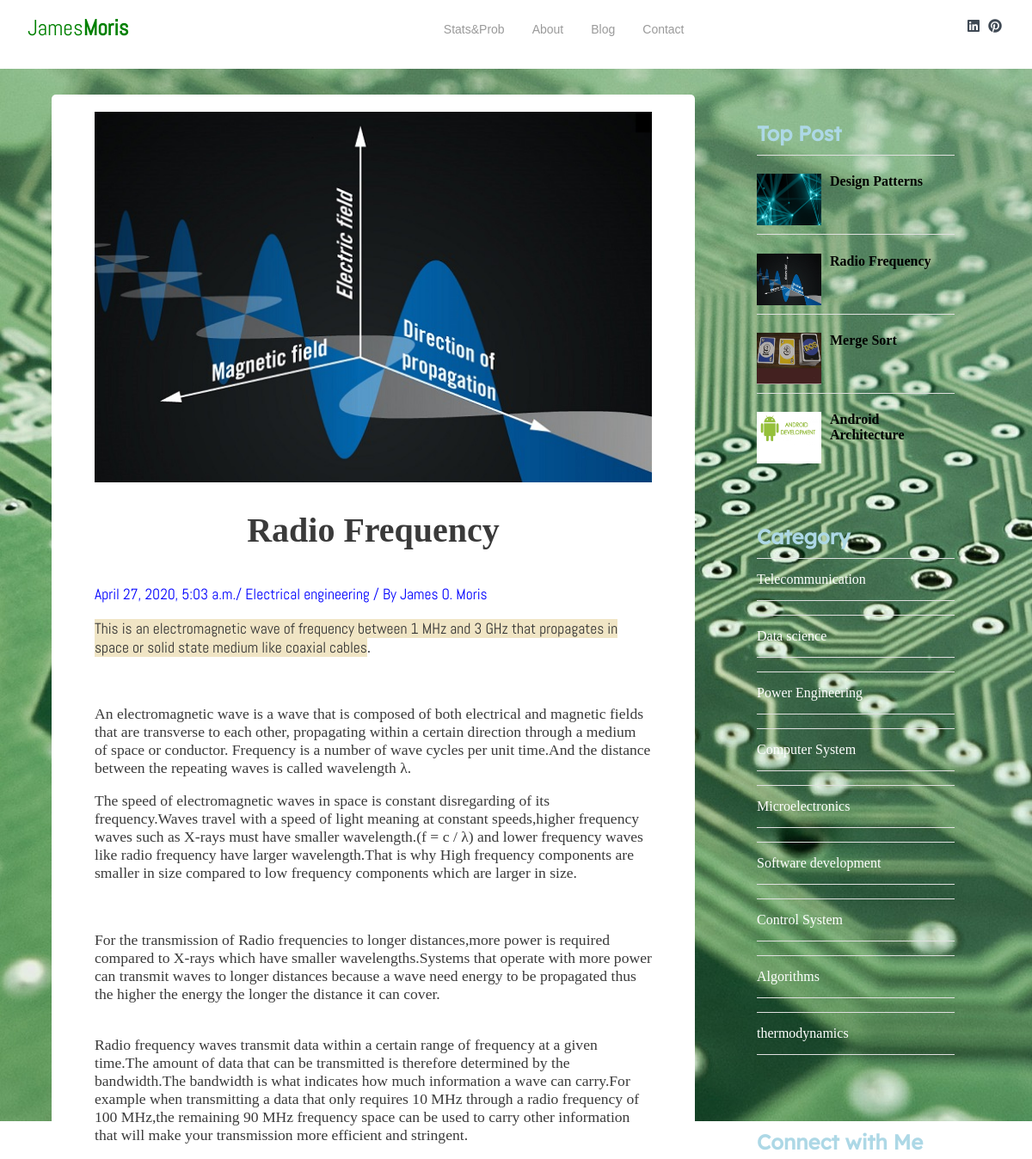
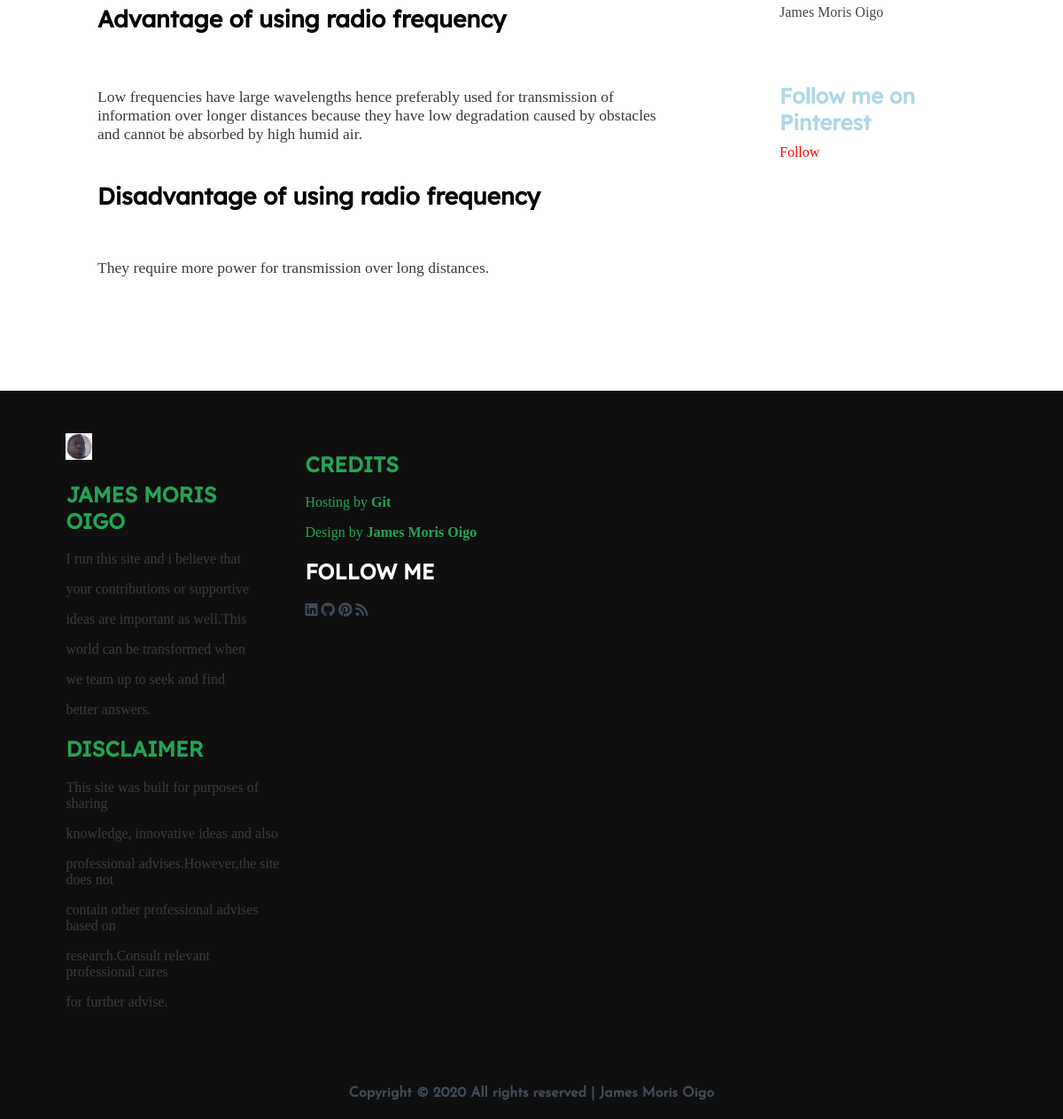
The page /post/13/ on the database its author committed (2 pictures, top to bottom).
### blog/models.py (models this page shows, shortened)
class Post(models.Model):
	title = models.CharField(max_length=50)
	content = CKEditor5Field('Your Article', config_name='extends')
	excerpt = models.CharField(max_length = 200)
	img = models.ImageField(upload_to='pics')
	category = models.CharField(max_length=50)
	date_posted = models.DateTimeField(default=timezone.now)
	def get_absolute_url(self):
		return reverse('post-detail', kwargs={'pk': self.pk})

class Category(models.Model):
	name = models.CharField(max_length=50)
	def __str__(self):
	    return self.name

### blog/views.py (the view)
# urls.py: path('post/<int:pk>/',PostDetailView.as_view(),name='post-detail'),
class PostDetailView(DetailView):
    model = Post
    def get_context_data(self,*args,**kwargs):
        cat_menu = Category.objects.all()
        context = super(PostDetailView,self).get_context_data()
        context["cat_menu"] = cat_menu
        return context

### blog/templatetags/blog_tags.py (called while the page is built)
@register.inclusion_tag('blog/snippets/recent_posts.html')
def recent_posts(count=4):
	post_list = Post.objects.all().order_by("-date_posted")[:count]
	return {'post_list':post_list}

### blog/templates/blog/post_detail.html
{% extends "blog/singleblogbase.html" %}
{% block content %}
    <div>
    <img src="{{ object.img.url }}" class="img-responsive" alt="">
    </div>
    <h1 class="post-title">{{object.title}}</h1>
    <div class="post-information" style="color:blue">
    <span>{{object.date_posted}}/</span>
    <span> Electrical engineering /</span>
    <span> By James O. Moris</span>
    </div>
    <div class = "post-content"> {{object.content|safe}}</div>
{% endblock content %}

### blog/templates/blog/singleblogbase.html (shortened to what this page needs)
{% load blog_tags %}
{% load static %}
{% static "blog/assets/Blog-post" as baseUrl %}
<!DOCTYPE html>
<html lang="en">
<head>
    <link href="https://unpkg.com/aos@2.3.1/dist/aos.css" rel="stylesheet">
    <link rel="stylesheet" href="{% static 'blog/css/all.css' %}">
    <link rel="stylesheet" href="{% static 'blog/css/singleblog.css' %}">
</head>
<body>
    <nav class="nav">
        <div class="nav-menu flex-row">
            <div class="nav-brand">
                <a href="{% url 'blog-index' %}" class="text-gray"  style="color:green" >James<b>Moris</b></a>
            </div>
            <div>
                <ul class="nav-items">
                    <li class="nav-link">
                       <a href="{% url 'stats-prob' %}">Stats&Prob</a>
                    </li>
                    <li class="nav-link">
                        <a href="{% url 'blog-about' %}">About</a>
                    </li>
                    <li class="nav-link">
                        <a href="{% url 'blog-blog' %}">Blog</a>
                    </li>
                    <li class="nav-link">
                        <a href="{% url 'blog-contact' %}">Contact</a>
                    </li>
                </ul>
            </div>
            <div class="social text-gray">
                <a href="#"><i class="fab fa-linkedin"></i></a>
                <a href="#"><i class="fab fa-pinterest"></i></a>
            </div>
        </div>
    </nav>
    <main>
    	<div class ="content clearfix">
        <div class="main-content-wrapper">
    		<div class ="main-content single">
            {% block content %}{% endblock content %}
        </div>
        </div>
    		<div class="sidebar single">
    			<div class="section popular">
    				<h2 class="section-title" style="color:lightblue">Top Post</h2>
    				  {% recent_posts %}
    			</div>
    			<div class="section categories">
    				<h2 class="section-title" style="color:lightblue;">Category</h2>
                    {% if cat_menu %}
                            {% for item in cat_menu %}
                            <ul class="category-list">
                            <li>
                                <a href="{% url 'blogcategory' item|slugify %}">{{ item }}</a>
                            </li>
                            </ul>
                            {% endfor %}
                     {% endif %}
    			</div>
                <div class="section connect">
                    <h2 class="section-title" style="color:lightblue">Connect with Me</h2>
                    <div class="LI-profile-badge" data-version="v1" data-size="medium" data-locale="en_US" data-type="horizontal" data-theme="dark" data-vanity="james-oigo"><a class="LI-simple-link" href="https://ke.linkedin.com/in/james-oigo?trk=profile-badge">James Moris Oigo</a></div>
                </div>
                <div class="section connect">
                    <h2 class="section-title" style="color:lightblue; ">Follow me on Pinterest</h2>
                    <a href="https://www.pinterest.com/brianoigo785/" data-pin-do="buttonFollow" style="color:red;">Follow</a>
                </div>
    		</div>
    	</div>
    </main>
    <footer class="footer">
        <div class="container">
            <div class="" data-aos="fade-right" data-aos-delay="200" >
                <img src="{% static 'blog/assets/img/james.png' %}" style="width: 30px;">
                <h2 style="color:#23A455">JAMES MORIS OIGO</h2>
                <p>I run this site and i believe that</p>
                <p>your contributions or supportive</p>
                <p>ideas are important as well.This</p>
                <p>world can be transformed when</p>
                <p>we team up to seek and find</p>
                <p>better answers.</p>
                <h2 style="color:#23A455">DISCLAIMER</h2>
                <p>This site was built for purposes of sharing</p>
                <p>knowledge, innovative ideas and also</p>
                <p>professional advises.However,the site does not</p>
                <p>contain other professional advises based on</p>
                <p>research.Consult relevant professional cares</p>
                <p>for further advise.</p>
            </div>
            <div class="" data-aos="fade-left" data-aos-delay="200">
                <div>
                <h2 style="color:#23A455">CREDITS</h2>
                <p style="color:#23A455">Hosting by <B>Git</B></p>
                <p style="color:#23A455">Design by <B>James Moris Oigo</B></p>
               </div>
                <div>
                <h2>FOLLOW ME</h2>
                <a href="#" class="fab fa-linkedin"></a>
                <a href="#" class="fab fa-github"></a>
                <a href="#" class="fab fa-pinterest"></a>
                <a href="#" class="fa fa-rss"></a>
               </div>
            </div>
        </div>
        <div class="rights flex-row">
            <h4 class="text-gray">
                Copyright ©
               All rights reserved | James Moris Oigo
            </h4>
        </div>
    </footer>
</body>
</html>

### blog/templates/blog/snippets/recent_posts.html
{% for post in post_list %}
<div class="post clearfix">
	<img src="{{ post.img.url }}" alt="">
	<a href="{{ post.get_absolute_url }}" class="title"><h4>{{ post.title }}</h4></a>
</div>
{% endfor %}

### blog/static/blog/css/all.css (style rules this page uses)
.fa, .fas, .far, .fal, .fad, .fab { -moz-osx-font-smoothing: grayscale; -webkit-font-smoothing: antialiased; display: inline-block; font-style: normal; font-variant: normal; text-rendering: auto; line-height: 1; }
.fa-github:before { content: "\f09b"; }
.fa-linkedin:before { content: "\f08c"; }
.fa-pinterest:before { content: "\f0d2"; }
.fa-rss:before { content: "\f09e"; }
.fab { font-family: 'Font Awesome 5 Brands'; }
.fa, .fas { font-family: 'Font Awesome 5 Free'; font-weight: 900; }

### blog/static/blog/css/singleblog.css (style rules this page uses)
html, body { margin: 0%; box-sizing: border-box; overflow-x: hidden; background-image: url('../assets/Background/electrical.jpg'); background-repeat: no-repeat; background-attachment: fixed; }
main { margin: 0px; padding: 0px; background: transparent; }
:root { --text-gray: #3f4954; --text-light : #686666da; --bg-color: #0f0f0f; --white: #ffffff; --midnight: #104f55; --sky: linear-gradient(120deg, #a1c4fd 0%, #c2e9fb 100%); --Abel: 'Abel', cursive; --Anton: 'Anton', cursive; --Josefin : 'Josefin', cursive; --Lexend: 'Lexend', cursive; --Livvic : 'Livvic', cursive; }
a { text-decoration: none; color: var(--text-gray); }
.clearfix::after { content: ""; display: block; clear: both; }
.flex-row { display: flex; flex-direction: row; flex-wrap: wrap; }
ul { list-style-type: none; }
h1 { font-family: 13.68px -apple-system,BlinkMacSystemFont,Segoe UI,Roboto,Oxygen-Sans,Ubuntu,Cantarell,Helvetica Neue,sans-serif; color: #3A3A3A ; font-size: 2.5rem; }
h2 { font-family: var(--Lexend); }
span { font-family: var(--Abel); }
.container { margin: 0 5vw; }
.text-gray { color: var(--text-gray); }
p { font-family: 13.68px -apple-system,BlinkMacSystemFont,Segoe UI,Roboto,Oxygen-Sans,Ubuntu,Cantarell,Helvetica Neue,sans-serif; color: #3A3A3A }
.nav { background: white; padding: 0 2rem; height: 0rem; min-height: 10vh; overflow: hidden; transition: height 1s ease-in-out; }
.nav .nav-menu { justify-content: space-between; }
.nav .nav-items { display: flex; margin: 0; }
.nav .nav-items .nav-link { padding: 1.6rem 1rem; font-size: 14px; position: relative; font-family: Arial, Helvetica, sans-serif; }
.nav .nav-items .nav-link a { color:#9A9A9A; }
.nav .nav-brand a { font-size: 1.6rem; padding: 1rem 0; display: block; font-family: var(--Abel); font-size: 1.6rem; }
.nav .social { padding: 1.4rem 0 }
.nav .social i { padding: 0 .2rem; }
.content { width:90%; margin: 30px auto 30px; }
.content .main-content { width: 60%; float:left; }
.content .sidebar { float: right; width: 25%; }
.content .main-content.single { background:white; padding: 20px 50px; font-size: 1.1em; border-radius: 5px; }
.content .main-content.single .post-title { text-align: center; margin-bottom: 40px; }
.content .popular .post { border-top: 1px solid #e0e0e0; margin-top: 10px; margin-top: 10px; }
.content .popular .post a { color:black; }
.content .popular .post img { height: 60px; width: 75px; float: left; margin-right: 10px; }
.content .sidebar.single { padding: 0px 10px; }
.content .sidebar .section { background: transparent; padding:20px; border-radius: 5px; margin-bottom: 20px; }
.content .sidebar .section .section-title { margin: 10px 0px 10px 0px ; }
.content .sidebar .section.categories ul { margin-top: 0px; padding: 0px; list-style: none; border-top: 1px solid #e0e0e0; }
.content .sidebar .section.categories ul li a { display: block; padding: 15px 0px 15px; border-bottom: 1px solid #e0e0e0; color:white; }
.content .sidebar .section.connect a { padding: 0px 0px 15px; }
footer.footer { height: 100%; background: var(--bg-color); position: relative; }
footer.footer .container { display: grid; grid-template-columns: repeat(4, 1fr); }
footer.footer .container > div { flex-grow: 1; flex-basis: 0; padding: 3rem .9rem; }
footer.footer .container h2 { color: var(--white); }
footer.footer .rights { justify-content: center; font-family: var(--Josefin); }
.img-responsive { width: 100%; height: auto; }

### rows shown on the page
Post: img (picture), title "Radio Frequency", date_posted "April 27, 2020, 5:03 a.m.", content "This is an electromagnetic wave of frequency between 1 MHz and 3 GHz that propagates in space or solid state medium like coaxial cables . An electromagnetic wave is a wave that is composed of both electrical and magnetic fields that are transverse to each other, propagating within a certain direction through a medium of space or conductor. Frequency is a number of wave cycles per unit time.And the distance between the repeating waves is called wavelength λ. The speed of electromagnetic waves in space is constant disregarding of its frequency.Waves travel with a speed of light meaning at constant speeds,higher frequency waves such as X-rays must have smaller wavelength.(f = c / λ) and lower…"
Post: img (picture), title "Design Patterns"
Post: img (picture), title "Merge Sort"
Post: img (picture), title "Android Architecture"
Category: name "Telecommunication"
Category: name "Data science"
Category: name "Power Engineering"
Category: name "Computer System"
Category: name "Microelectronics"
Category: name "Software development"
Category: name "Control System"
Category: name "Algorithms"
Category: name "thermodynamics"
